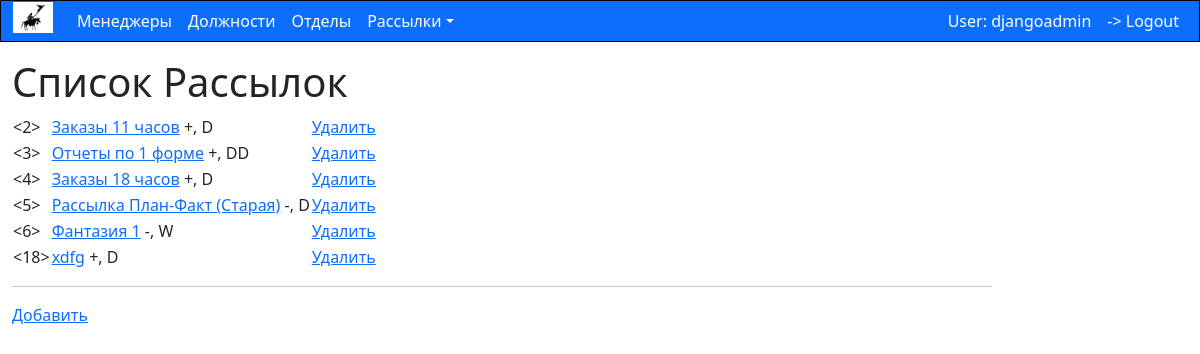
Page /emaillist/subscriptions/ (signed in) on the committed database.
### emaillist/models.py (models this page shows, shortened)
class Subscription(models.Model):
    SUBSCRIPTION_STATUS = (
        ("+", "Включена"),
        ("-", "Отключена"),
        ("X", "Неактивна"),
    )
    SUBSCRIPTION_FREQUENCY = (
        ("D", "1 раз в день"),
        ("DD", "Несколько раз в день"),
        ("W", "1 раз в неделю"),
        ("O", "Однократно"),
    )
    name = models.CharField(max_length=REGULAR_NVARCHAR_LENGTH, help_text="Рассылка", verbose_name="Название")
    status = models.CharField(max_length=1, choices=SUBSCRIPTION_STATUS, default="+", null=False, verbose_name="Статус")
    frequency = models.CharField(max_length=2, choices=SUBSCRIPTION_FREQUENCY, default="D", null=False,
                                 verbose_name="Частота")
    created_by = models.ForeignKey(User , on_delete=models.SET_NULL, null=True, blank=True)
    def get_absolute_url(self):
        return reverse("subscription-detail", args=[str(self.id)])

### emaillist/views.py (the view)
class SubscriptionListView(LoginRequiredMixin, generic.ListView):
    model = Subscription
    def get_queryset(self):
        return Subscription.objects.filter(created_by=self.request.user).order_by('id')

### emaillist/templates/emaillist/subscription_list.html (shortened to what this page needs)
{% extends "base_generic.html" %}
{% block content %}
    <h1>Список Рассылок</h1>
    {% if subscription_list %}
    <table>
          {% for subscription in subscription_list %}
           <tr>
           <td><{{ subscription.id }}> </td>
           <td>
               <a href="{{ subscription.get_absolute_url }}">{{ subscription.name }}</a> {{subscription.status}}, {{subscription.frequency}}
           </td>
           <td><a href="{{ subscription.get_absolute_url }}/delete/">Удалить</a> </td>
           </tr>
          {% endfor %}
    </table>
    {% else %}
      <p>В списке нет рассылок.</p>
    {% endif %}
<hr>
<a href="{% url 'subscription_create' %}">Добавить</a></li>
{% endblock %}

### emaillist/templates/base_generic.html (shortened to what this page needs)
<!DOCTYPE html>
<html lang="en">
<head>
  <link href="https://cdn.jsdelivr.net/npm/bootstrap@5.3.2/dist/css/bootstrap.min.css" rel="stylesheet">
  {% load static %}
  <link rel="stylesheet" href="{% static 'css/styles.css' %}" />
</head>
<body>
{% block sidebar %}
<nav class="navbar navbar-expand-sm bg-primary navbar-dark">
  <div class="container-fluid">
    <ul class="navbar-nav">
      <li class="nav-item">
        <a class="navbar-brand" href="{% url 'index' %}">
          <img src="/../../media/logo_light.gif" alt="Главная" style="width:40px;" >
        </a>
      </li>
      <li class="nav-item">
        <a class="nav-link" href="{% url 'managers' %}" role="button">Менеджеры</a>
      </li>
      <li class="nav-item">
        <a class="nav-link" href="{% url 'titles' %}" role="button">Должности</a>
      </li>
      <li class="nav-item">
        <a class="nav-link" href="{% url 'departments' %}" role="button">Отделы</a>
      </li>
      <li class="nav-item dropdown">
        <a class="nav-link dropdown-toggle" href="" role="button" data-bs-toggle="dropdown">Рассылки</a>
      </li>
     </ul>
    <ul class="navbar-nav ms-auto">
      {% if user.is_authenticated %}
          <li class="nav-link justify-content-end">User: {{ user.get_username }}</li>
          <li class="nav-item justify-content-end">
              <a class="nav-link" href="{% url 'logout'%}?next={{request.path}}"> -> Logout</a>
          </li>
        {% else %}
          <li class="nav-item justify-content-end">
            <a class="nav-link" href="{% url 'login'%}?next={{request.path}}">Login</a>
          </li>
        {% endif %}
     </ul>
  </div>
</nav>
{% endblock %}
<div class="container-fluid mt-3">
  <div class="col-sm-10 ">{% block content %}{% endblock %}</div>
</div>
</body>
</html>

### emaillist/static/css/styles.css (style rules this page uses)
.nav-link { color: white; }
.navbar { background-color: #0150b5; margin:0%; padding: 0%; border: 1px solid rgb(0, 0, 0); }

### rows in the picture
Subscription: id "2", name "Заказы 11 часов", status "+", frequency "D"
Subscription: id "3", name "Отчеты по 1 форме", status "+", frequency "DD"
Subscription: id "4", name "Заказы 18 часов", status "+", frequency "D"
Subscription: id "5", name "Рассылка План-Факт (Старая)", status "-", frequency "D"
Subscription: id "6", name "Фантазия 1", status "-", frequency "W"
Subscription: id "18", name "xdfg", status "+", frequency "D"

### other values in the picture
{{ user.get_username }} "djangoadmin"
